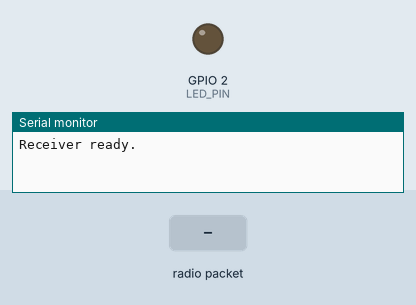
Bench run of a sketch on a simulated ESP32. On the bench: output pins drawn as LEDs (lit = HIGH), the last lines printed to the serial monitor. The inputs (shaded band) are chosen by the test bench.

Above: at 1.2 s.
1.3 s: radio packet "1" arrives
At 2.0 s:
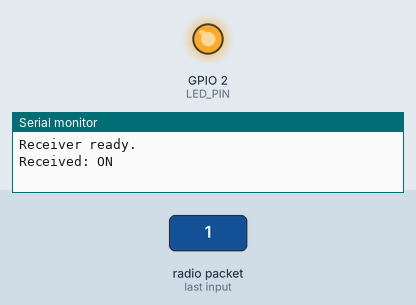
Timing chart, 0 to 4.3 s (numbered marks = the images above; inputs shaded):
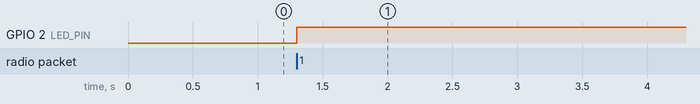

The sketch:

ESP32_Receiver.ino
```cpp
#include <Arduino.h>
#include <WiFi.h>
#include <esp_now.h>
#include "esp_wifi.h"

const int LED_PIN = 2;

// Runs whenever an ESP-NOW message is received
void OnDataRecv(const esp_now_recv_info_t *info, const uint8_t *data, int len) {

  if (len > 0) {

    bool ledState = data[0];

    digitalWrite(LED_PIN, ledState ? HIGH : LOW);

    Serial.print("Received: ");

    if (ledState) {
      Serial.println("ON");
    } else {
      Serial.println("OFF");
    }
  }
}

void setup() {
  Serial.begin(115200);

  // Set up LED
  pinMode(LED_PIN, OUTPUT);
  digitalWrite(LED_PIN, LOW);

  // Set Wi-Fi to Station mode
  WiFi.mode(WIFI_STA);

  // Use the same channel as the transmitter
  esp_wifi_set_channel(1, WIFI_SECOND_CHAN_NONE);

  // Start ESP-NOW
  if (esp_now_init() != ESP_OK) {
    Serial.println("ESP-NOW initialization failed!");
    return;
  }

  // Register the receive callback
  esp_now_register_recv_cb(OnDataRecv);

  Serial.println("Receiver ready.");
}

void loop() {
}
```

Measured:
- after the input at 1.3 s, GPIO 2 (LED_PIN): LOW → HIGH at once
